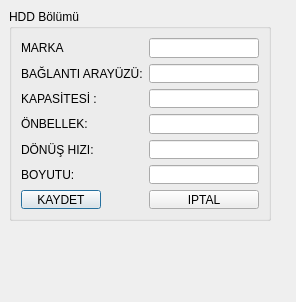
<?xml version="1.0" encoding="UTF-8"?>
<ui version="4.0">
 <class>TMOHDDTanimlamaFormu</class>
 <widget class="QDialog" name="TMOHDDTanimlamaFormu">
  <property name="geometry">
   <rect>
    <x>0</x>
    <y>0</y>
    <width>296</width>
    <height>302</height>
   </rect>
  </property>
  <property name="windowTitle">
   <string>Dialog</string>
  </property>
  <widget class="QGroupBox" name="GBHDDBolumu">
   <property name="geometry">
    <rect>
     <x>9</x>
     <y>9</y>
     <width>262</width>
     <height>212</height>
    </rect>
   </property>
   <property name="title">
    <string>HDD Bölümü</string>
   </property>
   <layout class="QGridLayout" name="gridLayout">
    <item row="0" column="0">
     <widget class="QLabel" name="LMarka">
      <property name="text">
       <string>MARKA</string>
      </property>
      <property name="buddy">
       <cstring>LEMarka</cstring>
      </property>
     </widget>
    </item>
    <item row="1" column="0" colspan="2">
     <widget class="QLabel" name="LBaglantiArayuzu">
      <property name="text">
       <string>BAĞLANTI ARAYÜZÜ:</string>
      </property>
      <property name="buddy">
       <cstring>LEBaglantiArayuzu</cstring>
      </property>
     </widget>
    </item>
    <item row="1" column="2">
     <widget class="QLineEdit" name="LEBaglantiArayuzu"/>
    </item>
    <item row="2" column="0">
     <widget class="QLabel" name="LKapasitesi">
      <property name="text">
       <string>KAPASİTESİ :</string>
      </property>
      <property name="buddy">
       <cstring>LEKapasitesi</cstring>
      </property>
     </widget>
    </item>
    <item row="2" column="2">
     <widget class="QLineEdit" name="LEKapasitesi"/>
    </item>
    <item row="3" column="0">
     <widget class="QLabel" name="LOnbellek">
      <property name="text">
       <string>ÖNBELLEK:</string>
      </property>
      <property name="buddy">
       <cstring>LEOnbellek</cstring>
      </property>
     </widget>
    </item>
    <item row="3" column="2">
     <widget class="QLineEdit" name="LEOnbellek"/>
    </item>
    <item row="4" column="0">
     <widget class="QLabel" name="LDonusHizi">
      <property name="text">
       <string>DÖNÜŞ HIZI:</string>
      </property>
      <property name="buddy">
       <cstring>LEDonusHizi</cstring>
      </property>
     </widget>
    </item>
    <item row="4" column="2">
     <widget class="QLineEdit" name="LEDonusHizi"/>
    </item>
    <item row="5" column="0">
     <widget class="QLabel" name="LBoyutu">
      <property name="text">
       <string>BOYUTU:</string>
      </property>
      <property name="buddy">
       <cstring>LEBoyutu</cstring>
      </property>
     </widget>
    </item>
    <item row="5" column="2">
     <widget class="QLineEdit" name="LEBoyutu"/>
    </item>
    <item row="6" column="0">
     <widget class="QPushButton" name="PBKaydet">
      <property name="text">
       <string>KAYDET</string>
      </property>
     </widget>
    </item>
    <item row="6" column="2">
     <widget class="QPushButton" name="PBIptal">
      <property name="text">
       <string>IPTAL</string>
      </property>
     </widget>
    </item>
    <item row="0" column="2">
     <widget class="QLineEdit" name="LEMarka"/>
    </item>
   </layout>
  </widget>
 </widget>
 <tabstops>
  <tabstop>LEMarka</tabstop>
  <tabstop>LEBaglantiArayuzu</tabstop>
  <tabstop>LEKapasitesi</tabstop>
  <tabstop>LEOnbellek</tabstop>
  <tabstop>LEDonusHizi</tabstop>
  <tabstop>LEBoyutu</tabstop>
  <tabstop>PBKaydet</tabstop>
  <tabstop>PBIptal</tabstop>
 </tabstops>
 <resources/>
 <connections>
  <connection>
   <sender>PBKaydet</sender>
   <signal>clicked()</signal>
   <receiver>TMOHDDTanimlamaFormu</receiver>
   <slot>accept()</slot>
   <hints>
    <hint type="sourcelabel">
     <x>65</x>
     <y>200</y>
    </hint>
    <hint type="destinationlabel">
     <x>33</x>
     <y>252</y>
    </hint>
   </hints>
  </connection>
  <connection>
   <sender>PBIptal</sender>
   <signal>clicked()</signal>
   <receiver>TMOHDDTanimlamaFormu</receiver>
   <slot>reject()</slot>
   <hints>
    <hint type="sourcelabel">
     <x>215</x>
     <y>200</y>
    </hint>
    <hint type="destinationlabel">
     <x>164</x>
     <y>258</y>
    </hint>
   </hints>
  </connection>
 </connections>
</ui>
